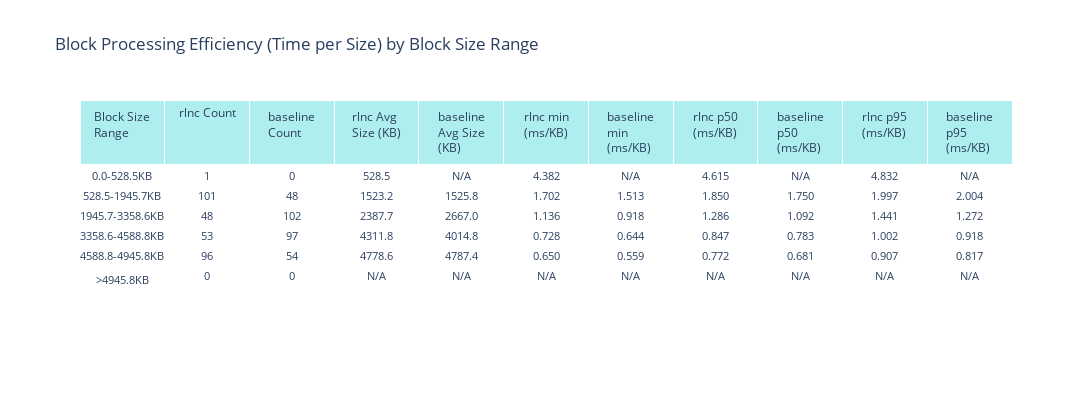

Notebook source saved alongside this figure:
### Code cell
def create_efficiency_metrics_table(metrics, metrics_to_show):
    """
    Create a table showing efficiency metrics by block size bins.
    
    Args:
        metrics (dict): Dictionary with network keys and metrics DataFrames
        metrics_to_show (list): List of metrics to include in the table
    """
    # Collect all block sizes to determine appropriate bins
    all_block_sizes = []
    for network, network_metrics in metrics.items():
        valid_sizes = network_metrics['block_total_bytes'].dropna().values
        all_block_sizes.extend(valid_sizes)
    
    # Determine bin edges using quantiles
    if len(all_block_sizes) > 10:
        # Use quartiles for simplicity (4 bins)
        quartiles = np.percentile(all_block_sizes, [0, 25, 50, 75, 100])
        size_bins = [0] + [q for q in quartiles if q > 0]
        size_bins = sorted(list(set(size_bins)))  # Remove duplicates and ensure sorted
        
        # If we have very small ranges, use reasonable defaults
        if len(size_bins) < 3:
            size_bins = [0, np.median(all_block_sizes), max(all_block_sizes) * 1.1]
    else:
        # Not enough data, use some reasonable defaults
        size_bins = [0, np.median(all_block_sizes), float('inf')]
    
    # Add infinity as the last bin edge if it's not there
    if size_bins[-1] != float('inf'):
        size_bins.append(float('inf'))
    
    # Create labels for the bins
    bin_labels = []
    for i in range(len(size_bins) - 1):
        if size_bins[i+1] == float('inf'):
            bin_labels.append(f'>{size_bins[i]/1024:.1f}KB')
        else:
            bin_labels.append(f'{size_bins[i]/1024:.1f}-{size_bins[i+1]/1024:.1f}KB')
    
    # Process each network's data
    network_binned_data = {}
    
    for network, network_metrics in metrics.items():
        # Drop NaN values
        network_metrics = network_metrics.dropna(subset=['block_total_bytes'])
        
        # Add block size bin column
        network_metrics['block_size_bin'] = pd.cut(network_metrics['block_total_bytes'], 
                                                 bins=size_bins, labels=bin_labels)
        
        # Select columns to aggregate
        cols_to_agg = [f'{metric}_per_kb' for metric in metrics_to_show] + ['block_total_bytes']
        
        # Group by block size bin and aggregate
        agg_dict = {col: 'mean' for col in cols_to_agg}
        agg_dict['block_total_bytes'] = ['mean', 'count']
        
        binned = network_metrics.groupby('block_size_bin').agg(agg_dict)
        binned.columns = ['_'.join(col).strip() for col in binned.columns.values]
        binned = binned.reset_index()
        
        # Rename columns for clarity
        binned = binned.rename(columns={'block_total_bytes_mean': f'{network}_avg_size', 
                                       'block_total_bytes_count': f'{network}_count'})
        
        for metric in metrics_to_show:
            binned = binned.rename(columns={f'{metric}_per_kb_mean': f'{network}_{metric}'})
            
        network_binned_data[network] = binned
    
    # Merge all networks' data
    network_keys = list(metrics.keys())
    if network_keys:
        merged_data = network_binned_data[network_keys[0]].copy()
        
        for i in range(1, len(network_keys)):
            merged_data = pd.merge(merged_data, network_binned_data[network_keys[i]], 
                                  on='block_size_bin', how='outer')
    else:
        # Handle empty metrics case
        return go.Figure()
    
    # Create display labels for networks
    network_labels = {network: config["networks"][network]["label"] for network in metrics.keys()}
    
    # Prepare data for the table
    table_data = [
        ['Block Size Range'] + 
        [f'{network_labels[network]} Count' for network in network_keys] +
        [f'{network_labels[network]} Avg Size (KB)' for network in network_keys]
    ]
    
    # Add headings for each metric
    for metric in metrics_to_show:
        table_data[0].extend([f'{network_labels[network]} {metric.replace("_time_per_byte", "")} (ms/KB)' for network in network_keys])
    
    # Fill in the data
    for _, row in merged_data.iterrows():
        table_row = [row['block_size_bin']]
        
        # Add counts for each network
        for network in network_keys:
            count_col = f'{network}_count'
            if count_col in row and not pd.isna(row[count_col]):
                table_row.append(f"{int(row[count_col])}")
            else:
                table_row.append('0')
        
        # Add average sizes for each network (converted to KB)
        for network in network_keys:
            size_col = f'{network}_avg_size'
            if size_col in row and not pd.isna(row[size_col]):
                table_row.append(f"{row[size_col]/1024:.1f}")
            else:
                table_row.append('N/A')
        
        # Add metrics for each network
        for metric in metrics_to_show:
            for network in network_keys:
                metric_col = f'{network}_{metric}'
                if metric_col in row and not pd.isna(row[metric_col]):
                    table_row.append(f"{row[metric_col]:.3f}")
                else:
                    table_row.append('N/A')
        
        table_data.append(table_row)
    
    # Create table figure
    table_fig = go.Figure(data=[go.Table(
        header=dict(
            values=table_data[0],
            fill_color='paleturquoise',
            align='center',
            font=dict(size=12)
        ),
        cells=dict(
            values=[[row[i] for row in table_data[1:]] for i in range(len(table_data[0]))],
            fill_color='white',
            align='center',
            font=dict(size=11)
        )
    )])
    
    table_fig.update_layout(
        title="Block Processing Efficiency (Time per Size) by Block Size Range",
        height=400,
        width=1200
    )
    
    return table_fig

# Create efficiency metrics table
metrics_to_show = ['min_time_per_byte', 'p50_time_per_byte', 'p95_time_per_byte']
fig = create_efficiency_metrics_table(metrics, metrics_to_show)
fig.show()

### Figure 1 — Plotly figure (JSON) as saved in the notebook; plotly's stock layout.template omitted (floating-point values rounded to 4 significant figures)
{"data": [{"cells": {"align": "center", "fill": {"color": "white"}, "font": {"size": 11}, "values": [["0.0-528.5KB", "528.5-1945.7KB", "1945.7-3358.6KB", "3358.6-4588.8KB", "4588.8-4945.8KB", ">4945.8KB"], ["1", "101", "48", "53", "96", "0"], ["0", "48", "102", "97", "54", "0"], ["528.5", "1523.2", "2387.7", "4311.8", "4778.6", "N/A"], ["N/A", "1525.8", "2667.0", "4014.8", "4787.4", "N/A"], ["4.382", "1.702", "1.136", "0.728", "0.650", "N/A"], ["N/A", "1.513", "0.918", "0.644", "0.559", "N/A"], ["4.615", "1.850", "1.286", "0.847", "0.772", "N/A"], ["N/A", "1.750", "1.092", "0.783", "0.681", "N/A"], ["4.832", "1.997", "1.441", "1.002", "0.907", "N/A"], ["N/A", "2.004", "1.272", "0.918", "0.817", "N/A"]]}, "header": {"align": "center", "fill": {"color": "paleturquoise"}, "font": {"size": 12}, "values": ["Block Size Range", "rlnc Count", "baseline Count", "rlnc Avg Size (KB)", "baseline Avg Size (KB)", "rlnc min (ms/KB)", "baseline min (ms/KB)", "rlnc p50 (ms/KB)", "baseline p50 (ms/KB)", "rlnc p95 (ms/KB)", "baseline p95 (ms/KB)"]}, "type": "table"}], "layout": {"height": 400, "title": {"text": "Block Processing Efficiency (Time per Size) by Block Size Range"}, "width": 1200}}
